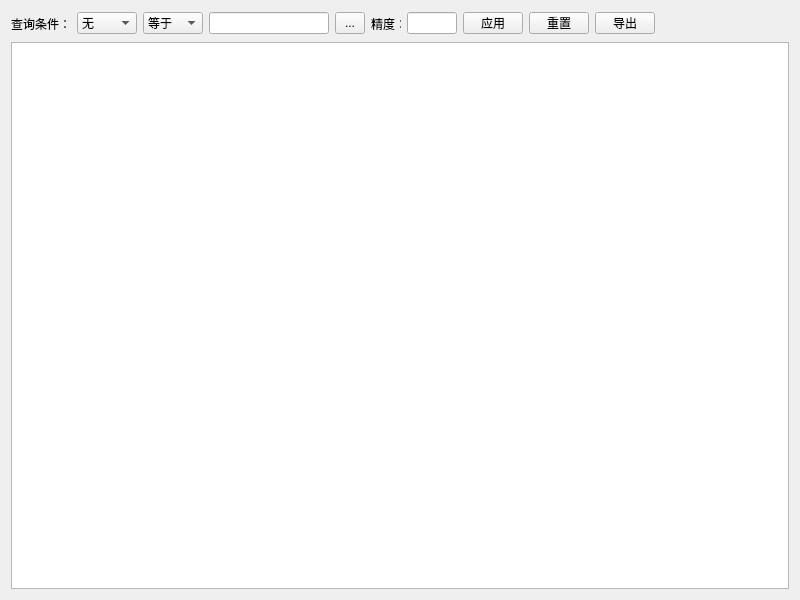
<?xml version="1.0" encoding="UTF-8"?>
<ui version="4.0">
 <class>Form</class>
 <widget class="QWidget" name="Form">
  <property name="geometry">
   <rect>
    <x>0</x>
    <y>0</y>
    <width>800</width>
    <height>600</height>
   </rect>
  </property>
  <property name="minimumSize">
   <size>
    <width>800</width>
    <height>600</height>
   </size>
  </property>
  <property name="windowTitle">
   <string>基本统计</string>
  </property>
  <layout class="QGridLayout" name="gridLayout">
   <item row="0" column="0">
    <layout class="QHBoxLayout" name="horizontalLayout">
     <item>
      <widget class="QLabel" name="label">
       <property name="minimumSize">
        <size>
         <width>60</width>
         <height>25</height>
        </size>
       </property>
       <property name="maximumSize">
        <size>
         <width>50</width>
         <height>25</height>
        </size>
       </property>
       <property name="text">
        <string>查询条件：</string>
       </property>
      </widget>
     </item>
     <item>
      <widget class="QComboBox" name="comboBox">
       <property name="enabled">
        <bool>true</bool>
       </property>
       <property name="minimumSize">
        <size>
         <width>60</width>
         <height>22</height>
        </size>
       </property>
       <property name="maximumSize">
        <size>
         <width>60</width>
         <height>22</height>
        </size>
       </property>
       <item>
        <property name="text">
         <string>无</string>
        </property>
       </item>
       <item>
        <property name="text">
         <string>变量名称</string>
        </property>
       </item>
       <item>
        <property name="text">
         <string>数据角色</string>
        </property>
       </item>
       <item>
        <property name="text">
         <string>水平</string>
        </property>
       </item>
      </widget>
     </item>
     <item>
      <widget class="QComboBox" name="comboBox_2">
       <property name="minimumSize">
        <size>
         <width>60</width>
         <height>22</height>
        </size>
       </property>
       <property name="maximumSize">
        <size>
         <width>60</width>
         <height>22</height>
        </size>
       </property>
       <item>
        <property name="text">
         <string>等于</string>
        </property>
       </item>
       <item>
        <property name="text">
         <string>不等于</string>
        </property>
       </item>
       <item>
        <property name="text">
         <string>包含</string>
        </property>
       </item>
      </widget>
     </item>
     <item>
      <widget class="QLineEdit" name="lineEdit">
       <property name="minimumSize">
        <size>
         <width>90</width>
         <height>22</height>
        </size>
       </property>
       <property name="maximumSize">
        <size>
         <width>120</width>
         <height>22</height>
        </size>
       </property>
      </widget>
     </item>
     <item>
      <widget class="QToolButton" name="toolButton">
       <property name="minimumSize">
        <size>
         <width>30</width>
         <height>22</height>
        </size>
       </property>
       <property name="maximumSize">
        <size>
         <width>30</width>
         <height>22</height>
        </size>
       </property>
       <property name="text">
        <string>...</string>
       </property>
      </widget>
     </item>
     <item>
      <widget class="QLabel" name="label_2">
       <property name="minimumSize">
        <size>
         <width>30</width>
         <height>25</height>
        </size>
       </property>
       <property name="maximumSize">
        <size>
         <width>30</width>
         <height>25</height>
        </size>
       </property>
       <property name="text">
        <string>精度：</string>
       </property>
      </widget>
     </item>
     <item>
      <widget class="QLineEdit" name="lineEdit_2">
       <property name="minimumSize">
        <size>
         <width>50</width>
         <height>22</height>
        </size>
       </property>
       <property name="maximumSize">
        <size>
         <width>50</width>
         <height>22</height>
        </size>
       </property>
      </widget>
     </item>
     <item>
      <widget class="QPushButton" name="pushButton">
       <property name="minimumSize">
        <size>
         <width>60</width>
         <height>22</height>
        </size>
       </property>
       <property name="maximumSize">
        <size>
         <width>60</width>
         <height>22</height>
        </size>
       </property>
       <property name="text">
        <string>应用</string>
       </property>
      </widget>
     </item>
     <item>
      <widget class="QPushButton" name="pushButton_2">
       <property name="minimumSize">
        <size>
         <width>60</width>
         <height>22</height>
        </size>
       </property>
       <property name="maximumSize">
        <size>
         <width>60</width>
         <height>22</height>
        </size>
       </property>
       <property name="text">
        <string>重置</string>
       </property>
      </widget>
     </item>
     <item>
      <widget class="QPushButton" name="pushButton_export">
       <property name="minimumSize">
        <size>
         <width>60</width>
         <height>22</height>
        </size>
       </property>
       <property name="maximumSize">
        <size>
         <width>60</width>
         <height>22</height>
        </size>
       </property>
       <property name="text">
        <string>导出</string>
       </property>
      </widget>
     </item>
     <item>
      <spacer name="horizontalSpacer">
       <property name="orientation">
        <enum>Qt::Horizontal</enum>
       </property>
       <property name="sizeHint" stdset="0">
        <size>
         <width>40</width>
         <height>20</height>
        </size>
       </property>
      </spacer>
     </item>
    </layout>
   </item>
   <item row="1" column="0">
    <widget class="QTableWidget" name="tableWidget_baseStats">
     <property name="minimumSize">
      <size>
       <width>500</width>
       <height>400</height>
      </size>
     </property>
    </widget>
   </item>
  </layout>
 </widget>
 <resources>
  <include location="../pyqtsource.qrc"/>
 </resources>
 <connections/>
</ui>
